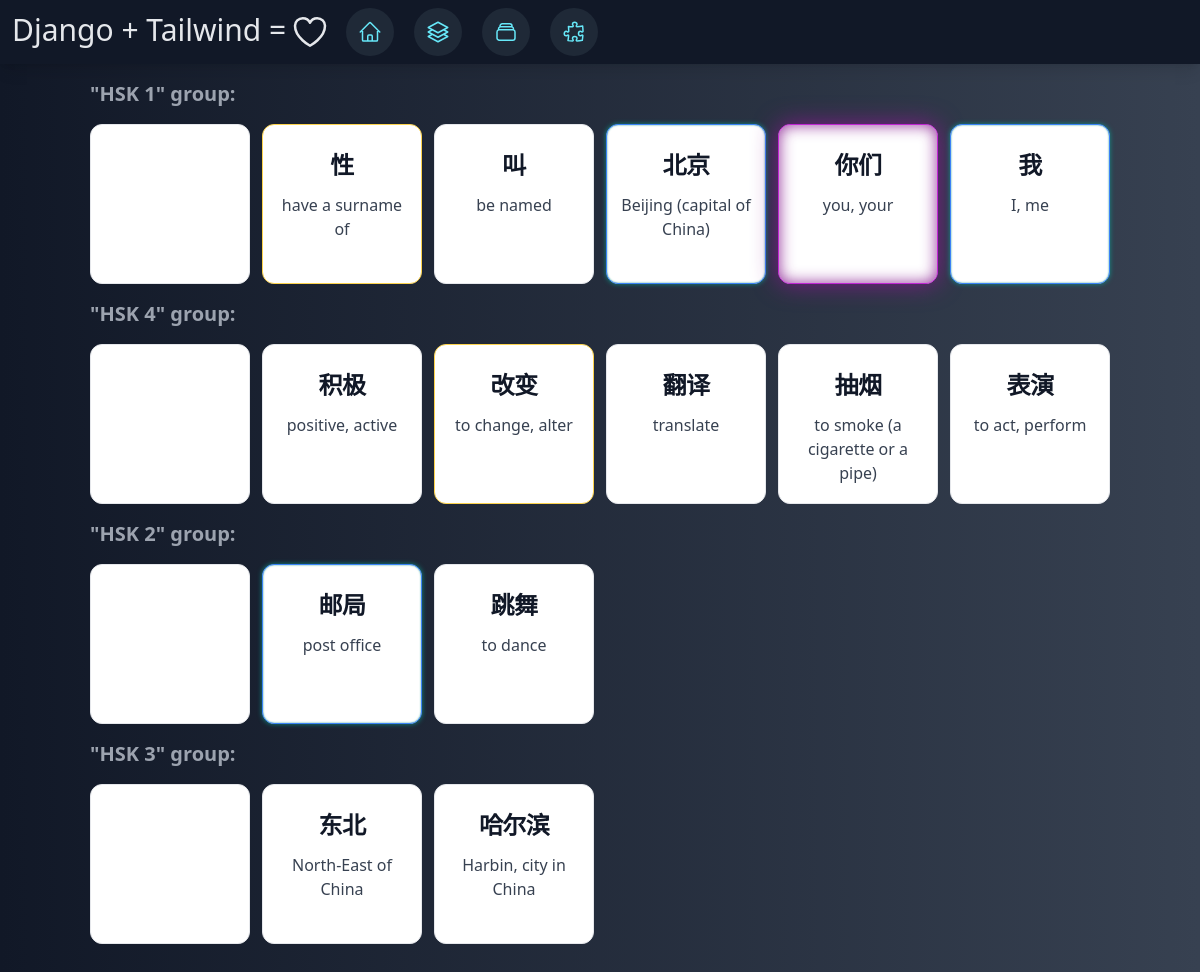
Page /cards/ on the earlier database version.
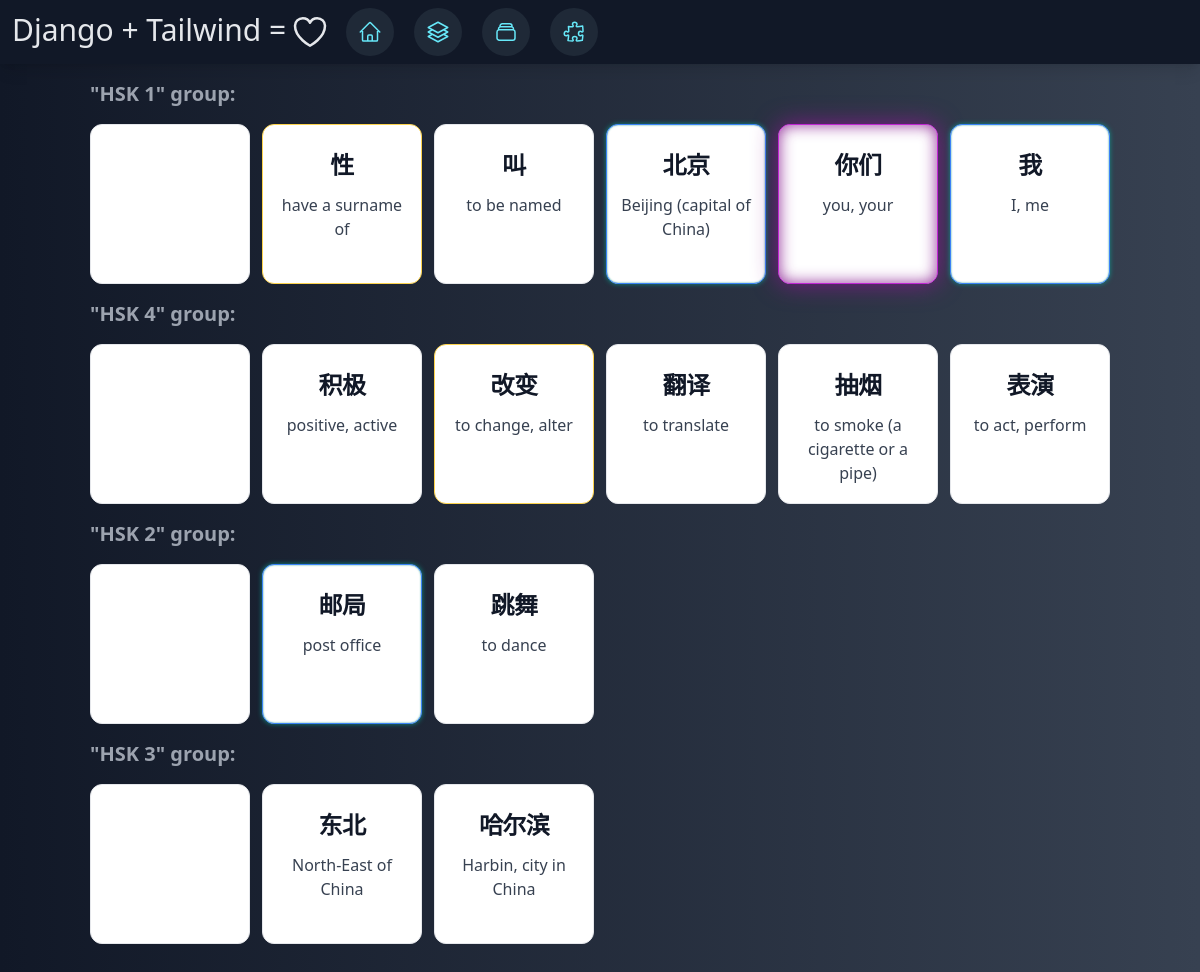
Same page on the later database version.
### carddeck/models.py (models this page shows, shortened)
class Card(models.Model):
    word = models.CharField(max_length=100)
    group = models.ForeignKey(CardGroup, on_delete=models.CASCADE)
    explanation = models.CharField(max_length=100)
    level = models.IntegerField(default=0)
    def get_color_palette(self):
        if 2 < self.level <= 4:
            return "bg-white dark:bg-gray-800 border-amber-300 dark:border-amber-700"
        if 4 < self.level <= 8:
            return "bg-white dark:bg-gray-800 border-blue-500 dark:border-teal-600 shadow-mid"
        if 8 < self.level:
            return "bg-white dark:bg-gray-800 border-fuchsia-600 dark:border-fuchsia-800 shadow-top"
        return "bg-white dark:bg-gray-800 border-gray-200 dark:border-gray-700"

### carddeck/views.py (the view)
# urls.py: path("cards/", views.cards, name="cards"),
def cards(request):
    groups = CardGroup.objects.all()
    groups_cards = [(group, reversed(group.card_set.all())) for group in groups]
    return render(request, "pages/cards.html", {"groups_cards": groups_cards})

### carddeck/models.py (called while the page is built)
    def __str__(self):
        return self.name

### carddeck/templates/pages/cards.html (shortened to what this page needs)
{% extends "base.html" %}
{% block content %}
<div class="grid justify-center mb-10">
  {% for group, cards in groups_cards %}
  <h1 class="font-bold text-xl my-4 text-gray-400">"{{group}}" group:</h1>
  <div class="grid grid-cols-2 sm:grid-cols-3 md:grid-cols-4 lg:grid-cols-6 gap-x-3 gap-y-3">
    <div id="div-{{ group.id }}"
      class="card relative grid place-content-center bg-white dark:bg-gray-800 border-gray-200 dark:border-gray-700">
      <button id="plus-{{ group.id }}" class="add-card visible">
        <svg xmlns="http://www.w3.org/2000/svg" fill="none" viewBox="0 0 24 24" stroke-width="1.5" stroke="white"
          class="w-12 h-12">
          <path stroke-linecap="round" stroke-linejoin="round" d="M12 4.5v15m7.5-7.5h-15" />
        </svg>
      </button>
    </div>
    {% for card in cards %}
    <div id="{{ card.id }}" class="card {{ card.get_color_palette }} relative group grid-row-3">
      <p id="word-{{ card.id }}" class="text-center mt-3 p-3 text-2xl font-bold tracking-tight text-gray-900
          dark:text-white">{{card.word}}</p>
      <p id="expl-{{ card.id }}"
        class="text-center line-clamp-3 break-words font-normal px-3 text-gray-700 dark:text-gray-400">
        {{card.explanation}}</p>
    </div>
    {% endfor %}
  </div>
  {% endfor %}
</div>
{% endblock %}

Differences in the rows shown:
changed Card: explanation "be named" → "to be named"
changed Card "翻译": explanation "translate" → "to translate"
